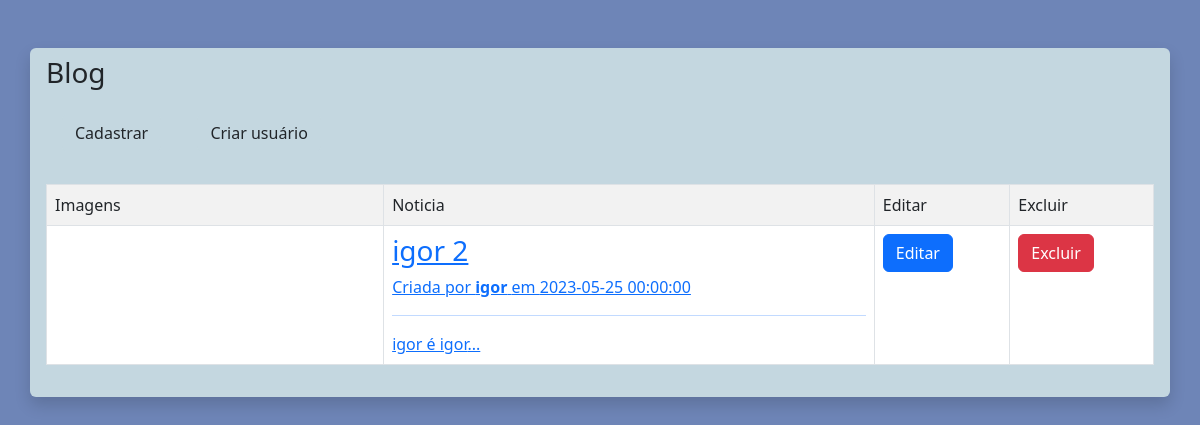
The app's page /cms/index.php, older data.
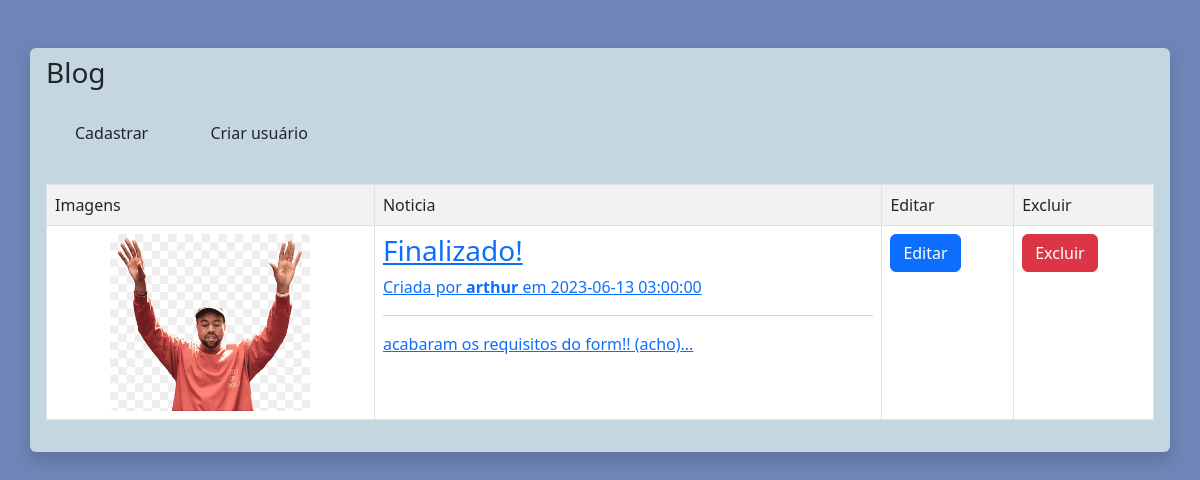
The same page, newer data.
### tables this page shows
CREATE TABLE IF NOT EXISTS `posts` (
  `blog_codigo` int(11) NOT NULL AUTO_INCREMENT,
  `blog_bloginfo_codigo` int(11) NOT NULL DEFAULT 0,
  `blog_blogimgs_codigo` int(11) NOT NULL DEFAULT 0,
  `blog_usuario_codigo` int(11) NOT NULL DEFAULT 0,
  PRIMARY KEY (`blog_codigo`),
  KEY `FK_blog_bloginfo` (`blog_bloginfo_codigo`),
  KEY `FK_blog_blogimgs` (`blog_blogimgs_codigo`),
  KEY `FK_blog_usuario` (`blog_usuario_codigo`),
  CONSTRAINT `FK_blog_blogimgs` FOREIGN KEY (`blog_blogimgs_codigo`) REFERENCES `imagens` (`id_imagem`),
  CONSTRAINT `FK_blog_bloginfo` FOREIGN KEY (`blog_bloginfo_codigo`) REFERENCES `bloginfo` (`bloginfo_codigo`),
  CONSTRAINT `FK_blog_usuario` FOREIGN KEY (`blog_usuario_codigo`) REFERENCES `usuario` (`usuario_codigo`)
);

CREATE TABLE IF NOT EXISTS `bloginfo` (
  `bloginfo_codigo` int(11) NOT NULL AUTO_INCREMENT,
  `bloginfo_titulo` varchar(250) DEFAULT NULL,
  `bloginfo_corpo` longtext DEFAULT NULL,
  `bloginfo_data` timestamp NULL DEFAULT NULL,
  PRIMARY KEY (`bloginfo_codigo`)
);

CREATE TABLE IF NOT EXISTS `usuario` (
  `usuario_codigo` int(11) NOT NULL AUTO_INCREMENT,
  `usuario_nome` varchar(250) NOT NULL DEFAULT '0',
  `usuario_email` varchar(250) NOT NULL DEFAULT '0',
  `usuario_senha` varchar(250) NOT NULL DEFAULT '0',
  PRIMARY KEY (`usuario_codigo`)
);

CREATE TABLE IF NOT EXISTS `imagens` (
  `id_imagem` int(11) NOT NULL AUTO_INCREMENT,
  `nome_imagem` varchar(100) DEFAULT NULL,
  `nome_randomico_imagem` varchar(100) DEFAULT NULL,
  PRIMARY KEY (`id_imagem`)
);

### cms/index.php (the view, shortened to what this page needs)
<?php include("models/conexao.php") ?>
<?php include("views/blades/header.php"); ?>
<div class="container pt-2 mt-5 p-3 rounded-2 shadow" style="background-color: #C4D7E0">
    <p class="h3">Blog</p>
    <a class="btn m-3" style="background-color: #C4D7E0" id="btn" href="views/cadastro.php">Cadastrar</a>
    <a class="btn m-3" style="background-color: #C4D7E0" id="btn" href="views/cadastroUser.php">Criar usuário</a>
        <table class="table table-bordered table-striped table-hover mt-3" width="500px">
            <tr>
                <td>Imagens</td>
                <td>Noticia</td>
                <td>Editar</td>
                <td>Excluir</td>
            </tr>
            <?php
            $query = mysqli_query($conexao, "SELECT * from posts INNER JOIN bloginfo ON blog_bloginfo_codigo = bloginfo_codigo INNER JOIN imagens on blog_blogimgs_codigo = id_imagem INNER JOIN usuario ON blog_usuario_codigo = usuario_codigo group by blog_bloginfo_codigo;");
            while ($exibe = mysqli_fetch_array($query)) {?>
            <tr>
                <td><img class="rounded mx-auto d-block " src="views/imgs/<?php echo $exibe[10] ?>" width="200px" alt=""></td>
                <td>
                    <a class="link-underline-opacity-0" href="views/page.php?blog_codigo=<?php echo $exibe[0] ?>">
                    <h3 class="title" ><?php echo $exibe[5] ?></h3>
                    Criada por <b><?php echo $exibe[12] ?></b> em <?php echo $exibe[7] ?>
                    <hr>
                    <?php  echo substr($exibe[6],0,250)."..."  ?>
                </a>
                </td>
                <td><a class="btn btn-primary" href="views/cadastroAtualiza.php?bloginfo_codigo=<?php echo $exibe[0] ?>">Editar</a>
                </td>
                <td>
                <a class="btn btn-danger" name="deletar_imagem" href="controllers/deletar.php?bloginfo_codigo=<?php echo $exibe[0]; ?>">Excluir</a>
                </td>
            </tr>
            <?php } ?>
        </table>
</div>
<?php include("views/blades/footer.php"); ?>

### cms/views/blades/header.php (shortened to what this page needs)
<!DOCTYPE html>
<html lang="pt-br">
<head>
    <link href="https://cdn.jsdelivr.net/npm/bootstrap@5.3.0-alpha1/dist/css/bootstrap.min.css" rel="stylesheet"
>
    <link rel="stylesheet" href="../css/style.css">
</head>
<body class="bgbody">

### cms/views/blades/footer.php (shortened to what this page needs)
</body>
</html>

### cms/views/css/style.css (style rules this page uses)
.bgbody { background-color: #6E85B7; }

Row changes from the older to the newer data that the page shows:
removed posts: blog_bloginfo_codigo.bloginfo_titulo "igor 2", blog_usuario_codigo.usuario_nome "igor", blog_bloginfo_codigo.bloginfo_data "2023-05-25 00:00:00", blog_bloginfo_codigo.bloginfo_corpo "igor é igor"
added posts: blog_blogimgs_codigo.nome_randomico_imagem (picture), blog_bloginfo_codigo.bloginfo_titulo "Finalizado!", blog_usuario_codigo.usuario_nome "arthur", blog_bloginfo_codigo.bloginfo_data "2023-06-13 03:00:00", blog_bloginfo_codigo.bloginfo_corpo "acabaram os requisitos do form!! (acho)"
